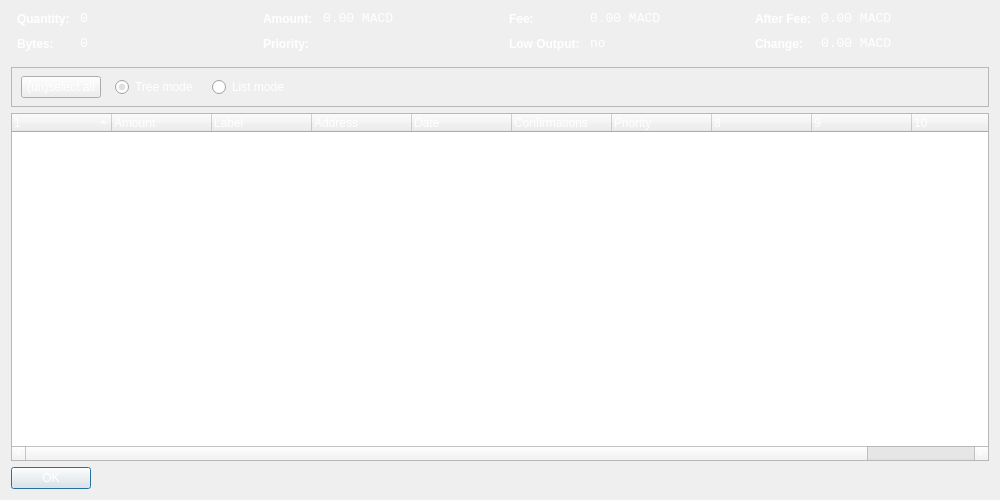
<?xml version="1.0" encoding="UTF-8"?>
<ui version="4.0">
 <class>CoinControlDialog</class>
 <widget class="QDialog" name="CoinControlDialog">
  <property name="geometry">
   <rect>
    <x>0</x>
    <y>0</y>
    <width>1000</width>
    <height>500</height>
   </rect>
  </property>
  <property name="windowTitle">
   <string>Coin Control</string>
  </property>
  <property name="autoFillBackground">
   <bool>true</bool>
  </property>
  <property name="styleSheet">
   <string notr="true">color:white;</string>
  </property>
  <property name="locale">
   <locale language="English" country="UnitedStates"/>
  </property>
  <layout class="QVBoxLayout" name="verticalLayout">
   <item>
    <layout class="QHBoxLayout" name="horizontalLayoutTop" stretch="0,0,0,0">
     <property name="topMargin">
      <number>0</number>
     </property>
     <property name="bottomMargin">
      <number>10</number>
     </property>
     <item>
      <layout class="QFormLayout" name="formLayoutCoinControl1">
       <property name="horizontalSpacing">
        <number>10</number>
       </property>
       <property name="verticalSpacing">
        <number>10</number>
       </property>
       <property name="leftMargin">
        <number>6</number>
       </property>
       <property name="rightMargin">
        <number>6</number>
       </property>
       <item row="0" column="0">
        <widget class="QLabel" name="labelCoinControlQuantityText">
         <property name="styleSheet">
          <string notr="true">font-weight:bold;</string>
         </property>
         <property name="text">
          <string>Quantity:</string>
         </property>
        </widget>
       </item>
       <item row="0" column="1">
        <widget class="QLabel" name="labelCoinControlQuantity">
         <property name="font">
          <font>
           <family>Monospace</family>
           <pointsize>10</pointsize>
          </font>
         </property>
         <property name="cursor">
          <cursorShape>IBeamCursor</cursorShape>
         </property>
         <property name="contextMenuPolicy">
          <enum>Qt::ActionsContextMenu</enum>
         </property>
         <property name="text">
          <string>0</string>
         </property>
         <property name="textInteractionFlags">
          <set>Qt::LinksAccessibleByMouse|Qt::TextSelectableByKeyboard|Qt::TextSelectableByMouse</set>
         </property>
        </widget>
       </item>
       <item row="1" column="0">
        <widget class="QLabel" name="labelCoinControlBytesText">
         <property name="styleSheet">
          <string notr="true">font-weight:bold;</string>
         </property>
         <property name="text">
          <string>Bytes:</string>
         </property>
        </widget>
       </item>
       <item row="1" column="1">
        <widget class="QLabel" name="labelCoinControlBytes">
         <property name="font">
          <font>
           <family>Monospace</family>
           <pointsize>10</pointsize>
          </font>
         </property>
         <property name="cursor">
          <cursorShape>IBeamCursor</cursorShape>
         </property>
         <property name="contextMenuPolicy">
          <enum>Qt::ActionsContextMenu</enum>
         </property>
         <property name="text">
          <string>0</string>
         </property>
         <property name="textInteractionFlags">
          <set>Qt::LinksAccessibleByMouse|Qt::TextSelectableByKeyboard|Qt::TextSelectableByMouse</set>
         </property>
        </widget>
       </item>
      </layout>
     </item>
     <item>
      <layout class="QFormLayout" name="formLayoutCoinControl2">
       <property name="horizontalSpacing">
        <number>10</number>
       </property>
       <property name="verticalSpacing">
        <number>10</number>
       </property>
       <property name="leftMargin">
        <number>6</number>
       </property>
       <property name="rightMargin">
        <number>6</number>
       </property>
       <item row="0" column="0">
        <widget class="QLabel" name="labelCoinControlAmountText">
         <property name="styleSheet">
          <string notr="true">font-weight:bold;</string>
         </property>
         <property name="text">
          <string>Amount:</string>
         </property>
        </widget>
       </item>
       <item row="0" column="1">
        <widget class="QLabel" name="labelCoinControlAmount">
         <property name="font">
          <font>
           <family>Monospace</family>
           <pointsize>10</pointsize>
          </font>
         </property>
         <property name="cursor">
          <cursorShape>IBeamCursor</cursorShape>
         </property>
         <property name="contextMenuPolicy">
          <enum>Qt::ActionsContextMenu</enum>
         </property>
         <property name="text">
          <string>0.00 MACD</string>
         </property>
         <property name="textInteractionFlags">
          <set>Qt::LinksAccessibleByMouse|Qt::TextSelectableByKeyboard|Qt::TextSelectableByMouse</set>
         </property>
        </widget>
       </item>
       <item row="1" column="0">
        <widget class="QLabel" name="labelCoinControlPriorityText">
         <property name="styleSheet">
          <string notr="true">font-weight:bold;</string>
         </property>
         <property name="text">
          <string>Priority:</string>
         </property>
        </widget>
       </item>
       <item row="1" column="1">
        <widget class="QLabel" name="labelCoinControlPriority">
         <property name="font">
          <font>
           <family>Monospace</family>
           <pointsize>10</pointsize>
          </font>
         </property>
         <property name="cursor">
          <cursorShape>IBeamCursor</cursorShape>
         </property>
         <property name="contextMenuPolicy">
          <enum>Qt::ActionsContextMenu</enum>
         </property>
         <property name="text">
          <string/>
         </property>
         <property name="textInteractionFlags">
          <set>Qt::LinksAccessibleByMouse|Qt::TextSelectableByKeyboard|Qt::TextSelectableByMouse</set>
         </property>
        </widget>
       </item>
      </layout>
     </item>
     <item>
      <layout class="QFormLayout" name="formLayoutCoinControl3">
       <property name="horizontalSpacing">
        <number>10</number>
       </property>
       <property name="verticalSpacing">
        <number>10</number>
       </property>
       <property name="leftMargin">
        <number>6</number>
       </property>
       <property name="rightMargin">
        <number>6</number>
       </property>
       <item row="0" column="0">
        <widget class="QLabel" name="labelCoinControlFeeText">
         <property name="styleSheet">
          <string notr="true">font-weight:bold;</string>
         </property>
         <property name="text">
          <string>Fee:</string>
         </property>
        </widget>
       </item>
       <item row="0" column="1">
        <widget class="QLabel" name="labelCoinControlFee">
         <property name="font">
          <font>
           <family>Monospace</family>
           <pointsize>10</pointsize>
          </font>
         </property>
         <property name="cursor">
          <cursorShape>IBeamCursor</cursorShape>
         </property>
         <property name="contextMenuPolicy">
          <enum>Qt::ActionsContextMenu</enum>
         </property>
         <property name="text">
          <string>0.00 MACD</string>
         </property>
         <property name="textInteractionFlags">
          <set>Qt::LinksAccessibleByMouse|Qt::TextSelectableByKeyboard|Qt::TextSelectableByMouse</set>
         </property>
        </widget>
       </item>
       <item row="1" column="0">
        <widget class="QLabel" name="labelCoinControlLowOutputText">
         <property name="enabled">
          <bool>false</bool>
         </property>
         <property name="styleSheet">
          <string notr="true">font-weight:bold;</string>
         </property>
         <property name="text">
          <string>Low Output:</string>
         </property>
        </widget>
       </item>
       <item row="1" column="1">
        <widget class="QLabel" name="labelCoinControlLowOutput">
         <property name="enabled">
          <bool>false</bool>
         </property>
         <property name="font">
          <font>
           <family>Monospace</family>
           <pointsize>10</pointsize>
          </font>
         </property>
         <property name="cursor">
          <cursorShape>IBeamCursor</cursorShape>
         </property>
         <property name="contextMenuPolicy">
          <enum>Qt::ActionsContextMenu</enum>
         </property>
         <property name="text">
          <string>no</string>
         </property>
         <property name="textInteractionFlags">
          <set>Qt::LinksAccessibleByMouse|Qt::TextSelectableByKeyboard|Qt::TextSelectableByMouse</set>
         </property>
        </widget>
       </item>
      </layout>
     </item>
     <item>
      <layout class="QFormLayout" name="formLayoutCoinControl4">
       <property name="horizontalSpacing">
        <number>10</number>
       </property>
       <property name="verticalSpacing">
        <number>10</number>
       </property>
       <property name="leftMargin">
        <number>6</number>
       </property>
       <property name="rightMargin">
        <number>6</number>
       </property>
       <item row="0" column="0">
        <widget class="QLabel" name="labelCoinControlAfterFeeText">
         <property name="styleSheet">
          <string notr="true">font-weight:bold;</string>
         </property>
         <property name="text">
          <string>After Fee:</string>
         </property>
        </widget>
       </item>
       <item row="0" column="1">
        <widget class="QLabel" name="labelCoinControlAfterFee">
         <property name="font">
          <font>
           <family>Monospace</family>
           <pointsize>10</pointsize>
          </font>
         </property>
         <property name="cursor">
          <cursorShape>IBeamCursor</cursorShape>
         </property>
         <property name="contextMenuPolicy">
          <enum>Qt::ActionsContextMenu</enum>
         </property>
         <property name="text">
          <string>0.00 MACD</string>
         </property>
         <property name="textInteractionFlags">
          <set>Qt::LinksAccessibleByMouse|Qt::TextSelectableByKeyboard|Qt::TextSelectableByMouse</set>
         </property>
        </widget>
       </item>
       <item row="1" column="0">
        <widget class="QLabel" name="labelCoinControlChangeText">
         <property name="enabled">
          <bool>false</bool>
         </property>
         <property name="styleSheet">
          <string notr="true">font-weight:bold;</string>
         </property>
         <property name="text">
          <string>Change:</string>
         </property>
        </widget>
       </item>
       <item row="1" column="1">
        <widget class="QLabel" name="labelCoinControlChange">
         <property name="enabled">
          <bool>false</bool>
         </property>
         <property name="font">
          <font>
           <family>Monospace</family>
           <pointsize>10</pointsize>
          </font>
         </property>
         <property name="cursor">
          <cursorShape>IBeamCursor</cursorShape>
         </property>
         <property name="contextMenuPolicy">
          <enum>Qt::ActionsContextMenu</enum>
         </property>
         <property name="text">
          <string>0.00 MACD</string>
         </property>
         <property name="textInteractionFlags">
          <set>Qt::LinksAccessibleByMouse|Qt::TextSelectableByKeyboard|Qt::TextSelectableByMouse</set>
         </property>
        </widget>
       </item>
      </layout>
     </item>
    </layout>
   </item>
   <item>
    <widget class="QFrame" name="frame">
     <property name="minimumSize">
      <size>
       <width>0</width>
       <height>40</height>
      </size>
     </property>
     <property name="frameShape">
      <enum>QFrame::StyledPanel</enum>
     </property>
     <property name="frameShadow">
      <enum>QFrame::Sunken</enum>
     </property>
     <widget class="QWidget" name="horizontalLayoutWidget">
      <property name="geometry">
       <rect>
        <x>10</x>
        <y>0</y>
        <width>781</width>
        <height>41</height>
       </rect>
      </property>
      <layout class="QHBoxLayout" name="horizontalLayoutPanel" stretch="0,0,0,0">
       <property name="spacing">
        <number>14</number>
       </property>
       <item>
        <widget class="QPushButton" name="pushButtonSelectAll">
         <property name="sizePolicy">
          <sizepolicy hsizetype="Maximum" vsizetype="Fixed">
           <horstretch>0</horstretch>
           <verstretch>0</verstretch>
          </sizepolicy>
         </property>
         <property name="text">
          <string>(un)select all</string>
         </property>
        </widget>
       </item>
       <item>
        <widget class="QRadioButton" name="radioTreeMode">
         <property name="sizePolicy">
          <sizepolicy hsizetype="Maximum" vsizetype="Fixed">
           <horstretch>0</horstretch>
           <verstretch>0</verstretch>
          </sizepolicy>
         </property>
         <property name="text">
          <string>Tree mode</string>
         </property>
         <property name="checked">
          <bool>true</bool>
         </property>
        </widget>
       </item>
       <item>
        <widget class="QRadioButton" name="radioListMode">
         <property name="sizePolicy">
          <sizepolicy hsizetype="Maximum" vsizetype="Fixed">
           <horstretch>0</horstretch>
           <verstretch>0</verstretch>
          </sizepolicy>
         </property>
         <property name="text">
          <string>List mode</string>
         </property>
        </widget>
       </item>
       <item>
        <spacer name="horizontalSpacer">
         <property name="orientation">
          <enum>Qt::Horizontal</enum>
         </property>
         <property name="sizeHint" stdset="0">
          <size>
           <width>40</width>
           <height>20</height>
          </size>
         </property>
        </spacer>
       </item>
      </layout>
     </widget>
    </widget>
   </item>
   <item>
    <widget class="CoinControlTreeWidget" name="treeWidget">
     <property name="contextMenuPolicy">
      <enum>Qt::CustomContextMenu</enum>
     </property>
     <property name="sortingEnabled">
      <bool>false</bool>
     </property>
     <property name="columnCount">
      <number>11</number>
     </property>
     <attribute name="headerShowSortIndicator" stdset="0">
      <bool>true</bool>
     </attribute>
     <attribute name="headerStretchLastSection">
      <bool>false</bool>
     </attribute>
     <column>
      <property name="text">
       <string/>
      </property>
     </column>
     <column>
      <property name="text">
       <string>Amount</string>
      </property>
     </column>
     <column>
      <property name="text">
       <string>Label</string>
      </property>
     </column>
     <column>
      <property name="text">
       <string>Address</string>
      </property>
     </column>
     <column>
      <property name="text">
       <string>Date</string>
      </property>
     </column>
     <column>
      <property name="text">
       <string>Confirmations</string>
      </property>
      <property name="toolTip">
       <string>Confirmed</string>
      </property>
     </column>
     <column>
      <property name="text">
       <string>Priority</string>
      </property>
     </column>
     <column>
      <property name="text">
       <string/>
      </property>
     </column>
     <column>
      <property name="text">
       <string/>
      </property>
     </column>
     <column>
      <property name="text">
       <string/>
      </property>
     </column>
     <column>
      <property name="text">
       <string/>
      </property>
     </column>
    </widget>
   </item>
   <item>
    <widget class="QDialogButtonBox" name="buttonBox">
     <property name="sizePolicy">
      <sizepolicy hsizetype="Maximum" vsizetype="Fixed">
       <horstretch>0</horstretch>
       <verstretch>0</verstretch>
      </sizepolicy>
     </property>
     <property name="orientation">
      <enum>Qt::Horizontal</enum>
     </property>
     <property name="standardButtons">
      <set>QDialogButtonBox::Ok</set>
     </property>
    </widget>
   </item>
  </layout>
 </widget>
 <customwidgets>
  <customwidget>
   <class>CoinControlTreeWidget</class>
   <extends>QTreeWidget</extends>
   <header>coincontroltreewidget.h</header>
  </customwidget>
 </customwidgets>
 <resources/>
 <connections/>
</ui>
